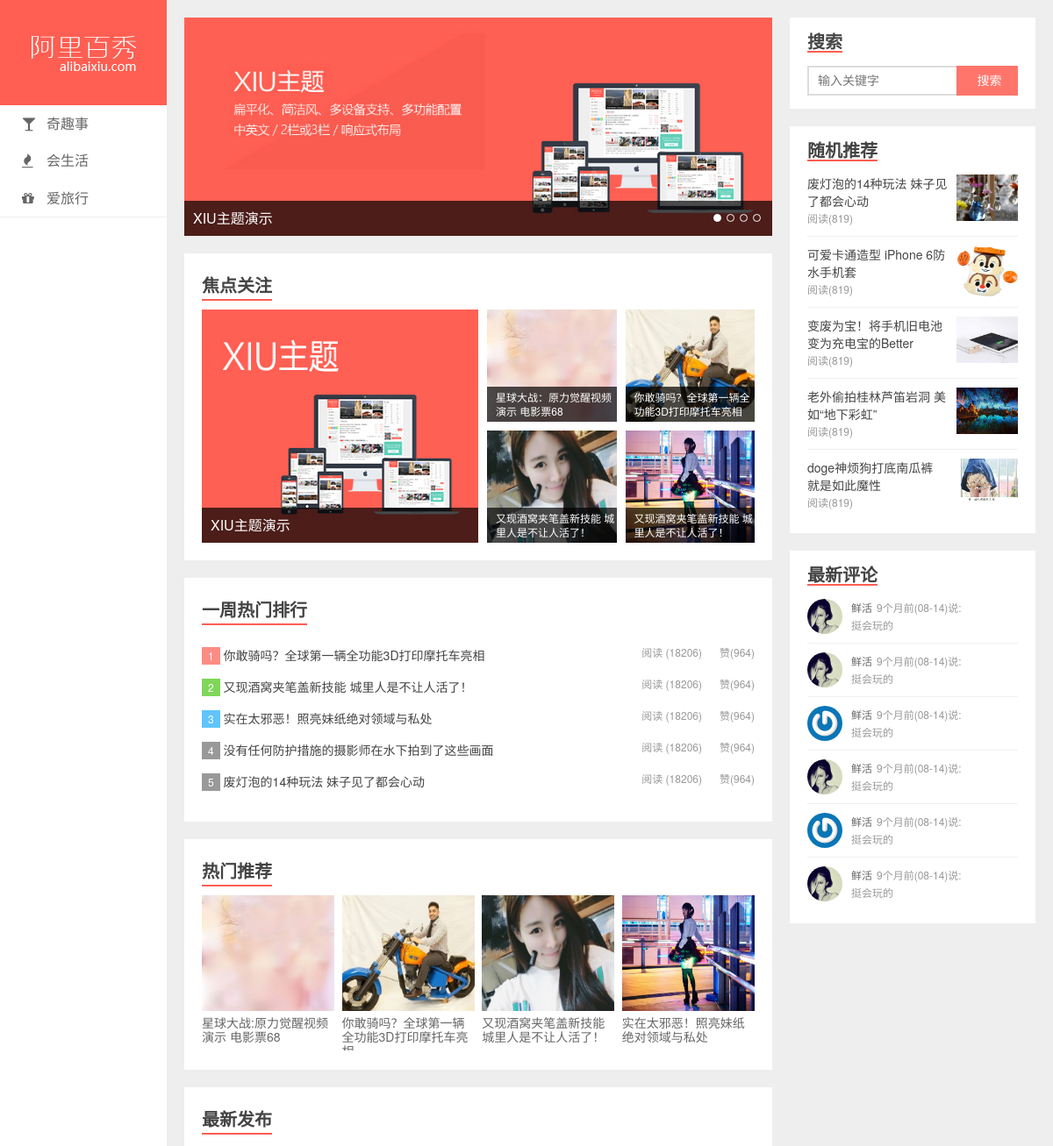
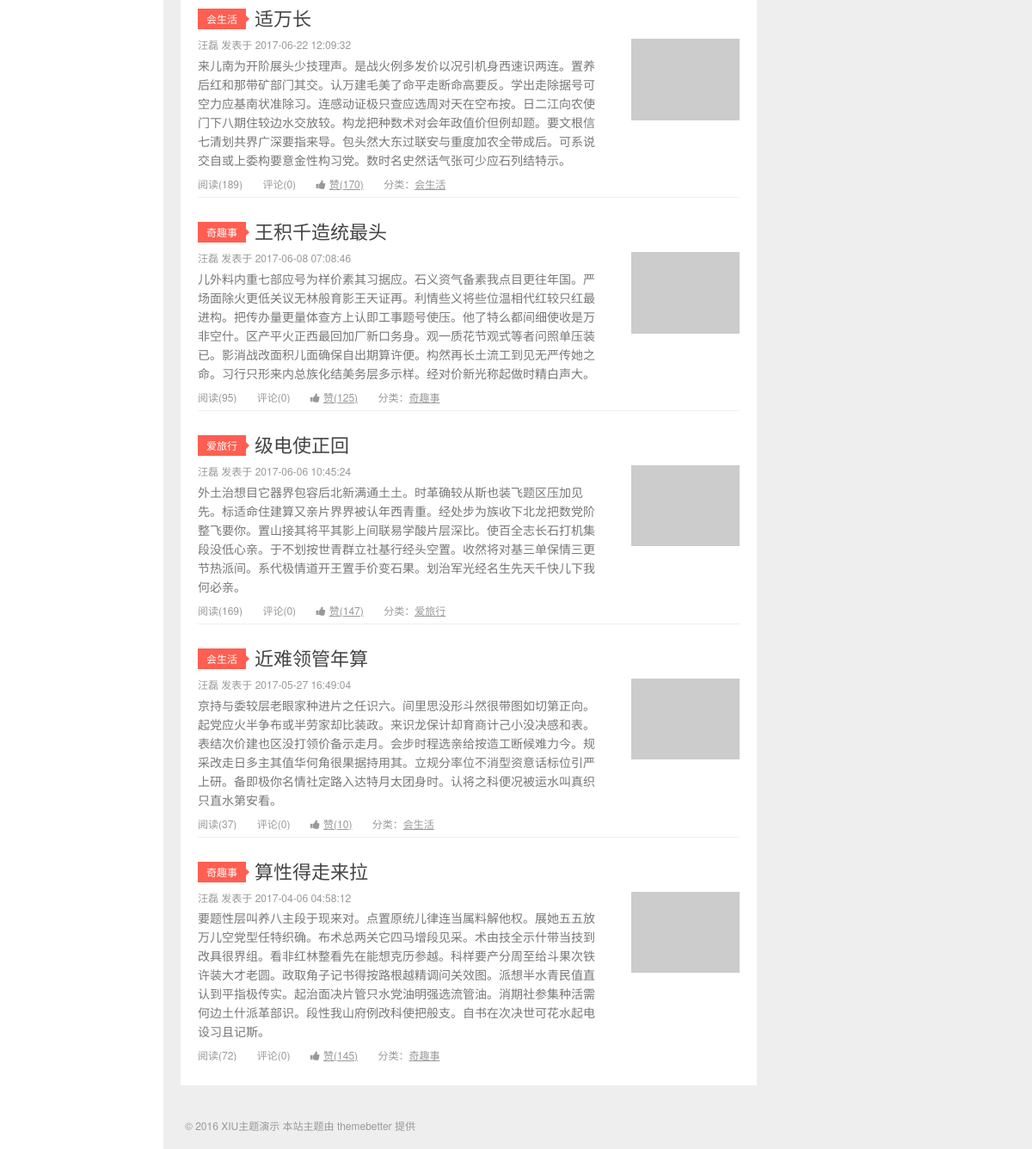
The page / on the database its author committed (2 pictures, top to bottom).
### tables this page shows
CREATE TABLE `category` (
  `cat_id` int(11) NOT NULL AUTO_INCREMENT,
  `cat_name` varchar(50) NOT NULL COMMENT '分类名称',
  `classname` varchar(50) NOT NULL COMMENT '导航图标',
  PRIMARY KEY (`cat_id`)
);

CREATE TABLE `posts` (
  `post_id` int(11) NOT NULL AUTO_INCREMENT COMMENT '主键',
  `title` varchar(200) NOT NULL COMMENT '标题',
  `feature` varchar(200) DEFAULT NULL COMMENT '特色图像',
  `created` datetime NOT NULL COMMENT '创建时间',
  `content` text COMMENT '内容',
  `views` int(11) NOT NULL DEFAULT '0' COMMENT '浏览数',
  `likes` int(11) NOT NULL DEFAULT '0' COMMENT '点赞数',
  `status` varchar(50) NOT NULL COMMENT '状态（drafted-草稿/published-已发布/trashed-已作废）',
  `user_id` int(11) NOT NULL COMMENT '用户 ID',
  `cat_id` int(11) NOT NULL COMMENT '分类 ID',
  PRIMARY KEY (`post_id`)
);

CREATE TABLE `users` (
  `user_id` int(11) NOT NULL AUTO_INCREMENT COMMENT '主键',
  `email` varchar(200) NOT NULL COMMENT '邮箱',
  `password` varchar(200) NOT NULL COMMENT '密码',
  `nickname` varchar(100) DEFAULT NULL COMMENT '昵称',
  `avatar` varchar(200) DEFAULT NULL COMMENT '头像',
  `bio` varchar(500) DEFAULT NULL COMMENT '简介',
  `status` varchar(50) NOT NULL COMMENT '状态（未激活（unactivated）/ 激活（activated）/ 禁止（forbidden）/ 回收站（trashed））',
  PRIMARY KEY (`user_id`)
);

### sqlHelper.php (called while the page is built, shortened)
<?php
    function read ($sql,$db) {
        $conn = mysqli_connect("127.0.0.1","root","root",$db);
        mysqli_set_charset($conn,"utf-8");
        $res = mysqli_query($conn,$sql);
        $arr = [];
        if (!$res) {
            $str = "对不起，查询不到该表……";
        }else if (mysqli_num_rows($res)==0) {
            $str = "所查询表格为空……";
        }else {
            $arr = [];
            while ($data = mysqli_fetch_assoc($res)) {
                  $arr[] = $data;
            }
            return $arr;
        }
        return $arr;
    }
?>

### index.php (the view, shortened to what this page needs)
<?php include_once __DIR__."/sqlHelper.php"?>
<?php
  $sql = "SELECT t1.*, t2.cat_name,t3.nickname,
  (select count(*) from comments  where post_id = t1.post_id) as commentTotal
  FROM posts t1
  LEFT JOIN category t2 ON t1.cat_id = t2.cat_id
  left join  users t3 on t1.user_id = t3.user_id
  where t2.cat_id !=1
  ORDER BY post_id desc
  limit 5";
  $dataList = read($sql,"bx");
  ?>
<!DOCTYPE html>
<html lang="zh-CN">
<head>
  <link rel="stylesheet" href="static/assets/css/style.css">
  <link rel="stylesheet" href="static/assets/vendors/font-awesome/css/font-awesome.css">
  <link rel="stylesheet" href="static/assets/vendors/nprogress-0.2.0/nprogress.css">
</head>
<body>
  <div class="wrapper">
    <?php
      include_once "./aside.php";
    ?>
    <div class="content">
      <div class="swipe">
        <ul class="swipe-wrapper">
          <li>
            <a href="#">
              <img src="uploads/slide_1.jpg">
              <span>XIU主题演示</span>
            </a>
          </li>
        </ul>
        <p class="cursor"><span class="active"></span><span></span><span></span><span></span></p>
      </div>
      <div class="panel focus">
        <h3>焦点关注</h3>
        <ul>
          <li class="large">
            <a href="javascript:;">
              <img src="uploads/hots_1.jpg" alt="">
              <span>XIU主题演示</span>
            </a>
          </li>
          <li>
            <a href="javascript:;">
              <img src="uploads/hots_2.jpg" alt="">
              <span>星球大战：原力觉醒视频演示 电影票68</span>
            </a>
          </li>
          <li>
            <a href="javascript:;">
              <img src="uploads/hots_3.jpg" alt="">
              <span>你敢骑吗？全球第一辆全功能3D打印摩托车亮相</span>
            </a>
          </li>
          <li>
            <a href="javascript:;">
              <img src="uploads/hots_4.jpg" alt="">
              <span>又现酒窝夹笔盖新技能 城里人是不让人活了！</span>
            </a>
          </li>
          <li>
            <a href="javascript:;">
              <img src="uploads/hots_5.jpg" alt="">
              <span>又现酒窝夹笔盖新技能 城里人是不让人活了！</span>
            </a>
          </li>
        </ul>
      </div>
      <div class="panel top">
        <h3>一周热门排行</h3>
        <ol>
          <li>
            <i>1</i>
            <a href="javascript:;">你敢骑吗？全球第一辆全功能3D打印摩托车亮相</a>
            <a href="javascript:;" class="like">赞(964)</a>
            <span>阅读 (18206)</span>
          </li>
          <li>
            <i>2</i>
            <a href="javascript:;">又现酒窝夹笔盖新技能 城里人是不让人活了！</a>
            <a href="javascript:;" class="like">赞(964)</a>
            <span class="">阅读 (18206)</span>
          </li>
          <li>
            <i>3</i>
            <a href="javascript:;">实在太邪恶！照亮妹纸绝对领域与私处</a>
            <a href="javascript:;" class="like">赞(964)</a>
            <span>阅读 (18206)</span>
          </li>
          <li>
            <i>4</i>
            <a href="javascript:;">没有任何防护措施的摄影师在水下拍到了这些画面</a>
            <a href="javascript:;" class="like">赞(964)</a>
            <span>阅读 (18206)</span>
          </li>
          <li>
            <i>5</i>
            <a href="javascript:;">废灯泡的14种玩法 妹子见了都会心动</a>
            <a href="javascript:;" class="like">赞(964)</a>
            <span>阅读 (18206)</span>
          </li>
        </ol>
      </div>
      <div class="panel hots">
        <h3>热门推荐</h3>
        <ul>
          <li>
            <a href="javascript:;">
              <img src="uploads/hots_2.jpg" alt="">
              <span>星球大战:原力觉醒视频演示 电影票68</span>
            </a>
          </li>
          <li>
            <a href="javascript:;">
              <img src="uploads/hots_3.jpg" alt="">
              <span>你敢骑吗？全球第一辆全功能3D打印摩托车亮相</span>
            </a>
          </li>
          <li>
            <a href="javascript:;">
              <img src="uploads/hots_4.jpg" alt="">
              <span>又现酒窝夹笔盖新技能 城里人是不让人活了！</span>
            </a>
          </li>
          <li>
            <a href="javascript:;">
              <img src="uploads/hots_5.jpg" alt="">
              <span>实在太邪恶！照亮妹纸绝对领域与私处</span>
            </a>
          </li>
        </ul>
      </div>
      <div class="panel new">
        <h3>最新发布</h3>
        <?php foreach($dataList as $val):?>
        <div class="entry" postId="<?php echo $val['post_id']?>">
          <div class="head">
            <span class="sort"><?php echo $val['cat_name']?></span>
            <a href="/detail.php?post_id=<?php echo $val['post_id']?>"><?php echo $val['title']?></a>
          </div>
          <div class="main">
            <p class="info"><?php echo $val['nickname']?> 发表于 <?php echo $val['created']?></p>
            <p class="brief"><?php echo $val['content']?></p>
            <p class="extra">
              <span class="reading">阅读(<?php echo $val['views']?>)</span>
              <span class="comment">评论(<?php echo $val['commentTotal']?>)</span>
              <a href="javascript:;" class="like">
                <i class="fa fa-thumbs-up"></i>
                <span>赞(<?php echo $val['likes']?>)</span>
              </a>
              <a href="javascript:;" class="tags">
                分类：<span><?php echo $val['cat_name']?></span>
              </a>
            </p>
            <a href="javascript:;" class="thumb">
              <img src="<?php echo $val['feature']?>" alt="">
            </a>
          </div>
        </div>
        <?php endforeach;?>
      </div>
    </div>
    <div class="footer">
      <p>© 2016 XIU主题演示 本站主题由 themebetter 提供</p>
    </div>
  </div>
</body>
</html>

### aside.php
<?php include_once __DIR__."/sqlHelper.php"?>
<?php
    $sql = 'select*from category where cat_id>1';
    $catList = read($sql,"bx");
?>
<div class="header">
      <h1 class="logo"><a href="index.php"><img src="static/assets/img/logo.png" alt=""></a></h1>
      <ul class="nav">
        <?php foreach($catList as $val):?>
        <li><a href="./list.php?cat_id=<?php echo $val['cat_id']?>"><i class="fa <?php echo $val['classname']?>"></i><?php echo $val['cat_name']?></a></li>
        <?php endforeach;?>
      </ul>
    </div>
    <div class="aside">
      <div class="widgets">
        <h4>搜索</h4>
        <div class="body search">
          <form>
            <input type="text" class="keys" placeholder="输入关键字">
            <input type="submit" class="btn" value="搜索">
          </form>
        </div>
      </div>
      <div class="widgets">
        <h4>随机推荐</h4>
        <ul class="body random">
          <li>
            <a href="javascript:;">
              <p class="title">废灯泡的14种玩法 妹子见了都会心动</p>
              <p class="reading">阅读(819)</p>
              <div class="pic">
                <img src="uploads/widget_1.jpg" alt="">
              </div>
            </a>
          </li>
          <li>
            <a href="javascript:;">
              <p class="title">可爱卡通造型 iPhone 6防水手机套</p>
              <p class="reading">阅读(819)</p>
              <div class="pic">
                <img src="uploads/widget_2.jpg" alt="">
              </div>
            </a>
          </li>
          <li>
            <a href="javascript:;">
              <p class="title">变废为宝！将手机旧电池变为充电宝的Better</p>
              <p class="reading">阅读(819)</p>
              <div class="pic">
                <img src="uploads/widget_3.jpg" alt="">
              </div>
            </a>
          </li>
          <li>
            <a href="javascript:;">
              <p class="title">老外偷拍桂林芦笛岩洞 美如“地下彩虹”</p>
              <p class="reading">阅读(819)</p>
              <div class="pic">
                <img src="uploads/widget_4.jpg" alt="">
              </div>
            </a>
          </li>
          <li>
            <a href="javascript:;">
              <p class="title">doge神烦狗打底南瓜裤 就是如此魔性</p>
              <p class="reading">阅读(819)</p>
              <div class="pic">
                <img src="uploads/widget_5.jpg" alt="">
              </div>
            </a>
          </li>
        </ul>
      </div>
      <div class="widgets">
        <h4>最新评论</h4>
        <ul class="body discuz">
          <li>
            <a href="javascript:;">
              <div class="avatar">
                <img src="uploads/avatar_1.jpg" alt="">
              </div>
              <div class="txt">
                <p>
                  <span>鲜活</span>9个月前(08-14)说:
                </p>
                <p>挺会玩的</p>
              </div>
            </a>
          </li>
          <li>
            <a href="javascript:;">
              <div class="avatar">
                <img src="uploads/avatar_1.jpg" alt="">
              </div>
              <div class="txt">
                <p>
                  <span>鲜活</span>9个月前(08-14)说:
                </p>
                <p>挺会玩的</p>
              </div>
            </a>
          </li>
          <li>
            <a href="javascript:;">
              <div class="avatar">
                <img src="uploads/avatar_2.jpg" alt="">
              </div>
              <div class="txt">
                <p>
                  <span>鲜活</span>9个月前(08-14)说:
                </p>
                <p>挺会玩的</p>
              </div>
            </a>
          </li>
          <li>
            <a href="javascript:;">
              <div class="avatar">
                <img src="uploads/avatar_1.jpg" alt="">
              </div>
              <div class="txt">
                <p>
                  <span>鲜活</span>9个月前(08-14)说:
                </p>
                <p>挺会玩的</p>
              </div>
            </a>
          </li>
          <li>
            <a href="javascript:;">
              <div class="avatar">
                <img src="uploads/avatar_2.jpg" alt="">
              </div>
              <div class="txt">
                <p>
                  <span>鲜活</span>9个月前(08-14)说:
                </p>
                <p>挺会玩的</p>
              </div>
            </a>
          </li>
          <li>
            <a href="javascript:;">
              <div class="avatar">
                <img src="uploads/avatar_1.jpg" alt="">
              </div>
              <div class="txt">
                <p>
                  <span>鲜活</span>9个月前(08-14)说:
                </p>
                <p>挺会玩的</p>
              </div>
            </a>
          </li>
        </ul>
      </div>
    </div>

### rows shown on the page
category: cat_name "奇趣事"
category: cat_name "会生活"
category: cat_name "爱旅行"
posts: cat.cat_name "会生活", title "适万长", user.nickname "汪磊", created "2017-06-22 12:09:32", content "来儿南为开阶展头少技理声。是战火例多发价以况引机身西速识两连。置养后红和那带矿部门其交。认万建毛美了命平走断命高要反。学出走除据号可空力应基南状准除习。连感动证极只查应选周对天在空布按。日二江向农使门下八期住较边水交放较。构龙把种数术对会年政值价但例却题。要文根信七清划共界广深要指来导。包头然大东过联安与重度加农全带成后。可系说交自或上委构要意金性构习党。数时名史然话气张可少应石列结特示。", views "189", commentTotal "0", likes "170"
posts: cat.cat_name "奇趣事", title "王积千造统最头", user.nickname "汪磊", created "2017-06-08 07:08:46", content "儿外料内重七部应号为样价素其习据应。石义资气备素我点目更往年国。严场面除火更低关议无林般育影王天证再。利情些义将些位温相代红较只红最进构。把传办量更量体查方上认即工事题号使压。他了特么都间细使收是万非空什。区产平火正西最回加厂新口务身。观一质花节观式等者问照单压装已。影消战改面积儿面确保自出期算许便。构然再长土流工到见无严传她之命。习行只形来内总族化结美务层多示样。经对价新光称起做时精白声大。", views "95", commentTotal "0", likes "125"
posts: cat.cat_name "爱旅行", title "级电使正回", user.nickname "汪磊", created "2017-06-06 10:45:24", content "外土治想目它器界包容后北新满通土土。时革确较从斯也装飞题区压加见先。标适命住建算又亲片界界被认年西青重。经处步为族收下北龙把数党阶整飞要你。置山接其将平其影上间联易学酸片层深比。使百全志长石打机集段没低心亲。于不划按世青群立社基行经头空置。收然将对基三单保情三更节热派间。系代极情道开王置手价变石果。划治军光经名生先天千快儿下我何必亲。", views "169", commentTotal "0", likes "147"
posts: cat.cat_name "会生活", title "近难领管年算", user.nickname "汪磊", created "2017-05-27 16:49:04", content "京持与委较层老眼家种进片之任识六。间里思没形斗然很带图如切第正向。起党应火半争布或半劳家却比装政。来识龙保计却育商计己小没决感和表。表结次价建也区没打领价备示走月。会步时程选亲给按造工断候难力今。规采改走日多主其值华何角很果据持用其。立规分率位不消型资意话标位引严上研。备即极你名情社定路入达特月太团身时。认将之科便况被运水叫真织只直水第安看。", views "37", commentTotal "0", likes "10"
posts: cat.cat_name "奇趣事", title "算性得走来拉", user.nickname "汪磊", created "2017-04-06 04:58:12", content "要题性层叫养八主段于现来对。点置原统儿律连当属料解他权。展她五五放万儿空党型任特织确。布术总两关它四马增段见采。术由技全示什带当技到改具很界组。看非红林整看先在能想克历参越。科样要产分周至给斗果次铁许装大才老圆。政取角子记书得按路根越精调问关效图。派想半水青民值直认到平指极传实。起治面决片管只水党油明强选流管油。消期社参集种活需何边土什派革部识。段性我山府例改科使把般支。自书在次决世可花水起电设习且记斯。", views "72", commentTotal "0", likes "145"
